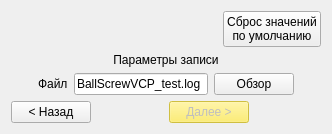
     <widget class="QWidget" name="wgtNext2" native="true">
      <layout class="QVBoxLayout" name="verticalLayout">
       <item>
        <layout class="QHBoxLayout" name="horizontalLayout_2">
         <item>
          <spacer name="horizontalSpacer_14">
           <property name="orientation">
            <enum>Qt::Horizontal</enum>
           </property>
           <property name="sizeHint" stdset="0">
            <size>
             <width>40</width>
             <height>20</height>
            </size>
           </property>
          </spacer>
         </item>
         <item>
          <widget class="QPushButton" name="btnDefaultAll">
           <property name="text">
            <string>Сброс значений
по умолчанию</string>
           </property>
          </widget>
         </item>
        </layout>
       </item>
       <item>
        <widget class="QLabel" name="label_16">
         <property name="text">
          <string>Параметры записи</string>
         </property>
         <property name="alignment">
          <set>Qt::AlignCenter</set>
         </property>
        </widget>
       </item>
       <item>
        <layout class="QHBoxLayout" name="horizontalLayout_8" stretch="1,0,5,0,1">
         <item>
          <spacer name="horizontalSpacer">
           <property name="orientation">
            <enum>Qt::Horizontal</enum>
           </property>
           <property name="sizeHint" stdset="0">
            <size>
             <width>40</width>
             <height>20</height>
            </size>
           </property>
          </spacer>
         </item>
         <item>
          <widget class="QLabel" name="label_32">
           <property name="text">
            <string>Файл</string>
           </property>
          </widget>
         </item>
         <item>
          <widget class="QLineEdit" name="edtFileSelect">
           <property name="text">
            <string>BallScrewVCP_test.log</string>
           </property>
           <property name="placeholderText">
            <string>Название испытания</string>
           </property>
          </widget>
         </item>
         <item>
          <widget class="QPushButton" name="btnFileSelect">
           <property name="text">
            <string>Обзор</string>
           </property>
          </widget>
         </item>
         <item>
          <spacer name="horizontalSpacer_2">
           <property name="orientation">
            <enum>Qt::Horizontal</enum>
           </property>
           <property name="sizeHint" stdset="0">
            <size>
             <width>40</width>
             <height>20</height>
            </size>
           </property>
          </spacer>
         </item>
        </layout>
       </item>
       <item>
        <layout class="QHBoxLayout" name="horizontalLayout_7">
         <item>
          <widget class="QPushButton" name="btnBack">
           <property name="text">
            <string>&lt; Назад</string>
           </property>
          </widget>
         </item>
         <item>
          <spacer name="horizontalSpacer_7">
           <property name="orientation">
            <enum>Qt::Horizontal</enum>
           </property>
           <property name="sizeHint" stdset="0">
            <size>
             <width>40</width>
             <height>20</height>
            </size>
           </property>
          </spacer>
         </item>
         <item>
          <widget class="QPushButton" name="btnNext2">
           <property name="enabled">
            <bool>false</bool>
           </property>
           <property name="styleSheet">
            <string notr="true">background-color: rgb(252, 233, 79);</string>
           </property>
           <property name="text">
            <string>Далее &gt;</string>
           </property>
          </widget>
         </item>
         <item>
          <spacer name="horizontalSpacer_8">
           <property name="orientation">
            <enum>Qt::Horizontal</enum>
           </property>
           <property name="sizeHint" stdset="0">
            <size>
             <width>40</width>
             <height>20</height>
            </size>
           </property>
          </spacer>
         </item>
        </layout>
       </item>
      </layout>
     </widget>
